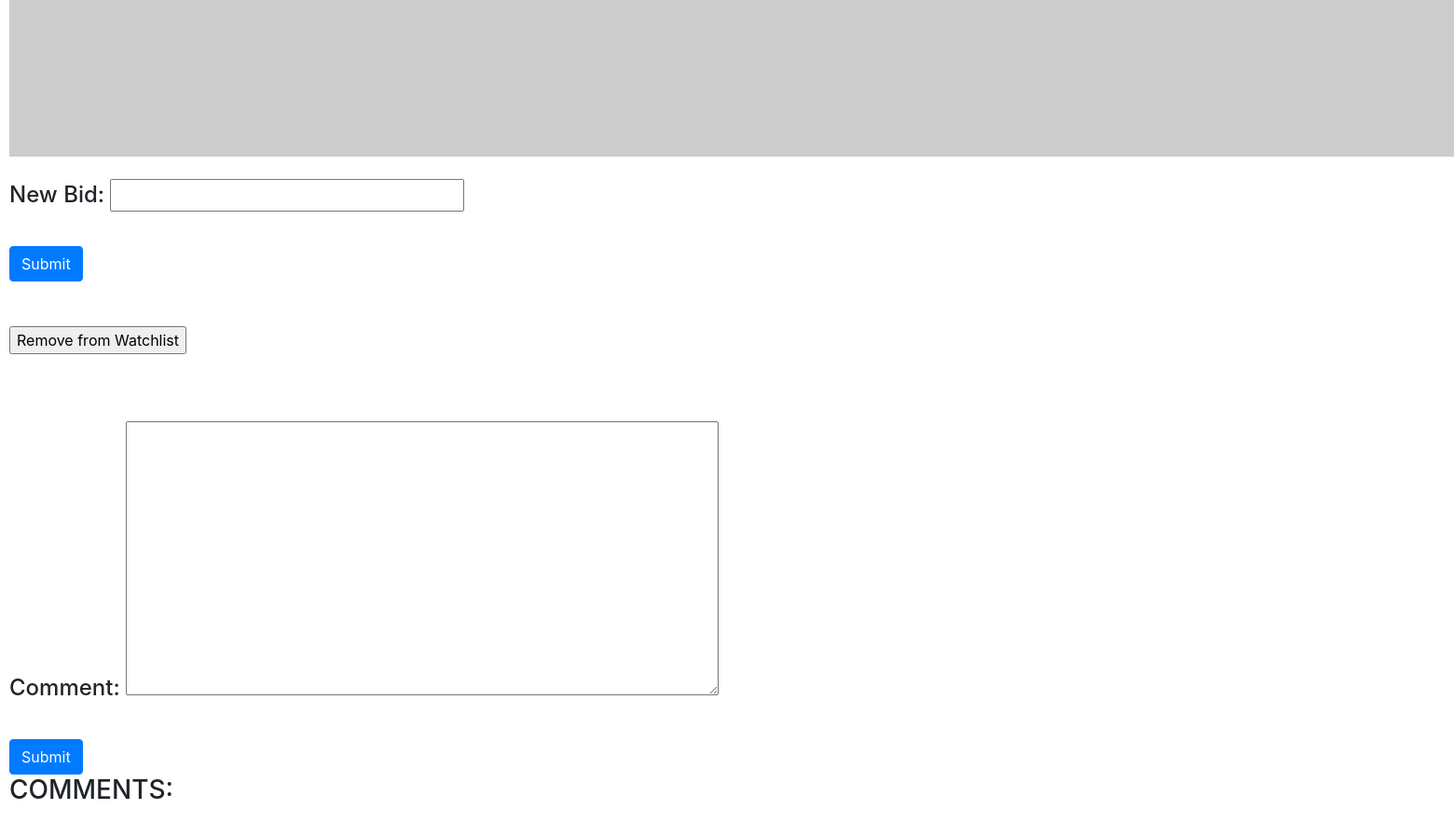
The app's page /listing/1/ (signed in, lower part), older data.
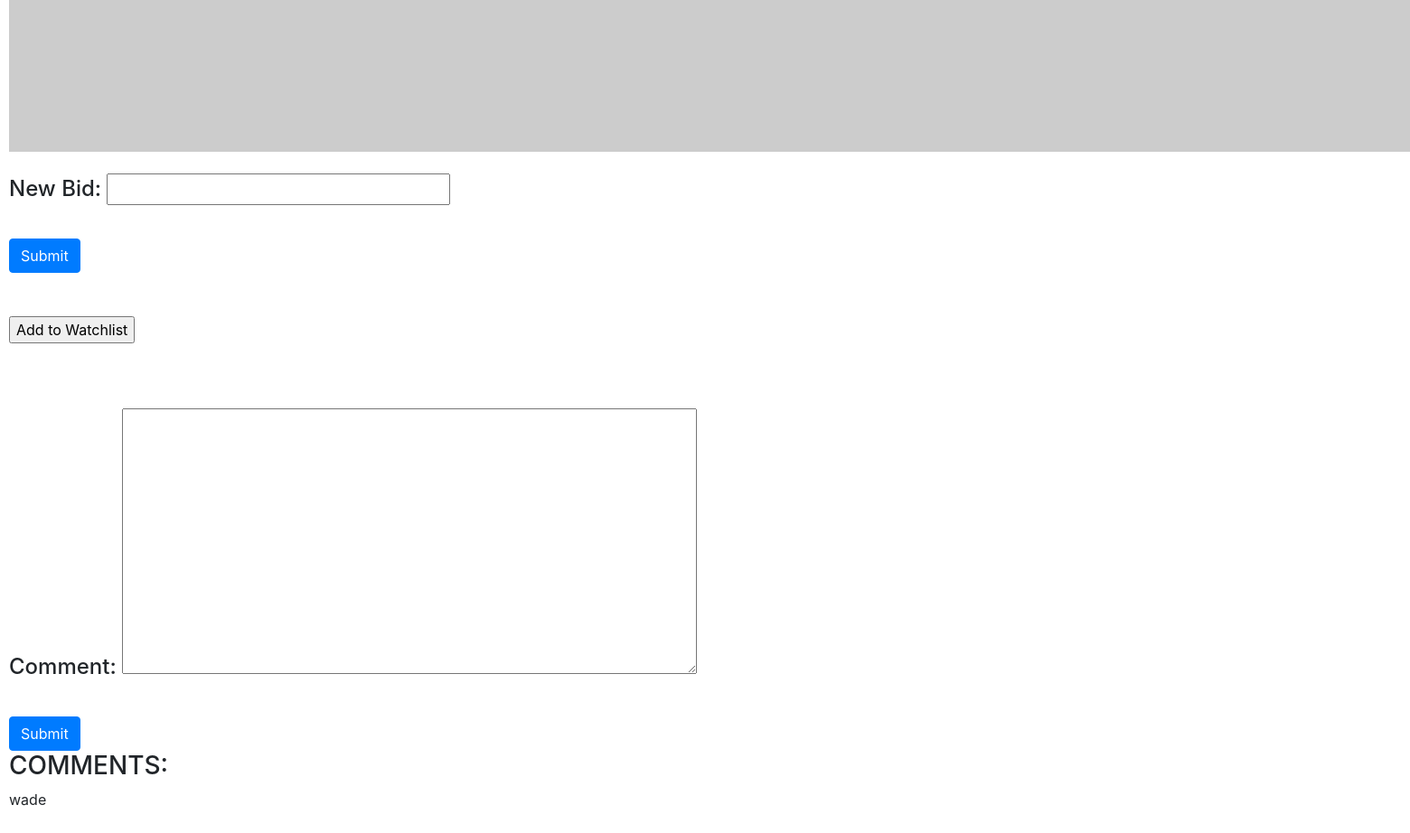
The same page, newer data.
### auctions/models.py (models this page shows, shortened)
class Comments(models.Model):                                                                           # comment model has auction id, comments, and user id
    auction = models.ForeignKey(Auction, on_delete=models.CASCADE)
    comments=models.CharField(max_length=130)
    user=models.ForeignKey(User, on_delete=models.CASCADE)

### auctions/views.py (the view, shortened to what this page needs)
# urls.py: path("listing/<int:pk>/", views.listing, name="listing"), #listing page
def listing(request, pk):
    print("Request method:", request.method)  # Check the request method
    if request.method == "GET":
        user=request.user                                                   # Otherwise it creates a bid form that has the auction id and user info hidden
        try:
            user_profile = UserProfile.objects.get(user=request.user)
        except UserProfile.DoesNotExist:
            return render(request, "auctions/register.html")
        watchlist=user_profile.watchlist.all()
        auction=Auction.objects.get(pk=pk)
        comments=Comments.objects.filter(auction_id=pk)
        form1 = BidForm(initial={'auction_id': auction.id,"user":user.id})
        form2=CommentForm(initial={'auction_id': auction.id,"user":user.id})
        print("user:", user)
        print("creator:", auction.creator)
        return render(request, "auctions/listing.html", {'auction':auction,"form1":form1, "form2":form2, 'watchlist': watchlist, "comments":comments, "creator": auction.creator, "user":user})
    return HttpResponse("Something went wrong")

### auctions/forms.py
class BidForm(forms.Form):
    auction_id = forms.IntegerField(widget=forms.HiddenInput())                            # auction id that is hidden and is an int field
    new_bid=forms.DecimalField(label="New Bid")                                                            # new bid the user is putting into the form
    user=forms.IntegerField(widget=forms.HiddenInput())                                    # user id that is hidden

class CommentForm(forms.Form):
    auction_id = forms.IntegerField(widget=forms.HiddenInput())                              # auction id that is hidden and is an int field
    comments=forms.CharField(label="Comment", max_length=130, widget=forms.Textarea)         # comments that are turned into a textarea field
    user=forms.IntegerField(widget=forms.HiddenInput())                                       # user id that is hidden

### auctions/templates/auctions/listing.html (shortened to what this page needs)
{% extends "auctions/layout.html" %}
{% block body %}
    {% if user == auction.creator %}
    <br>
    <br>
    {% endif %}
    <form action="{% url 'listing' auction.id %}" method="post">
        <img src="{{auction.image_url}}">
        <br>
        <br>
        <h4>{{form1}}</h4>
        <br>
        <input class="btn btn-primary" name="form1" type="submit" value="Submit">
    </form>
    <br>
    <br>
    <form action="{% url 'listing' auction.id %}"   method="post">
        {% if auction in watchlist %}
            <input type="submit" name="watchlist" value="Remove from Watchlist">
        {% else %}
            <input type="submit" name="watchlist" value="Add to Watchlist">
        {% endif %}
    </form>
    <br>
    <form action="{% url 'listing' auction.id %}" method="post">
        <br>
        <br>
        <h4>{{form2}}</h4>
        <br>
        <input class="btn btn-primary" name="form2" type="submit" value="Submit">
    </form>
    <h3>COMMENTS:</h3>
    {% for comment in comments %}
    <p>{{comment.comments}}</p>
    {% endfor %}
{% endblock %}

Row changes from the older to the newer data that the page shows:
added Comments: comments "wade"
Text that changed along with them:
form field watchlist: (not shown) → "Add to Watchlist"
form field watchlist: "Remove from Watchlist" → (not shown)
